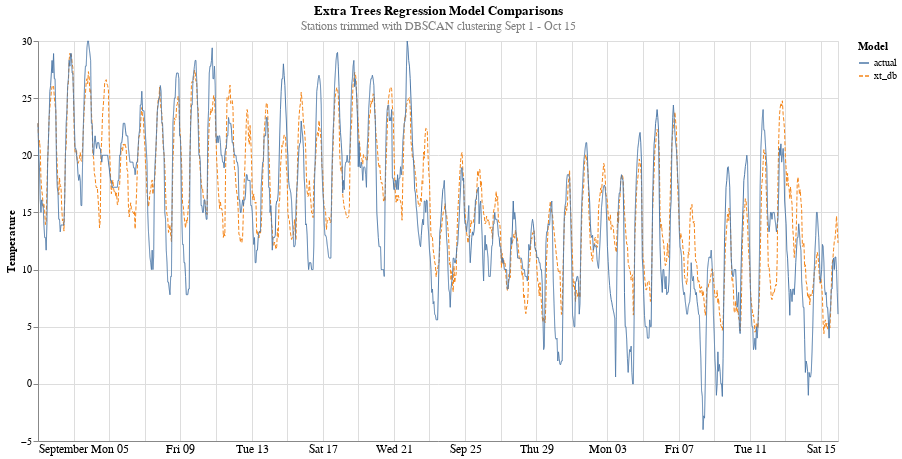

The notebook cell this image was saved under:
### Code cell
alt.data_transformers.disable_max_rows()
alt.Chart(res[['time','xt_db','actual']].melt(id_vars='time')).mark_line(size=1).encode(
    x=alt.X('time:T', axis=alt.Axis(tickSize=0, labelFontSize=12),title=None),
    y=alt.Y('value:Q',title='Temperature'),
    color=alt.Color('variable',legend=alt.Legend(title='Model')),
    strokeDash='variable'
).properties(
    height=400,
    width=800,
    title={
      "text": ['Extra Trees Regression Model Comparisons'], 
      "subtitle": ["Stations trimmed with DBSCAN clustering Sept 1 - Oct 15"],
      "color": "black",
      "subtitleColor": "gray"
    }
)

### Figure 1 — Vega-Lite specification as saved in the notebook (floating-point values rounded to 4 significant figures; data arrays with more than 128 entries replaced by an {"elided": "..."} marker saying what was removed)
{"config": {"view": {"continuousWidth": 400, "continuousHeight": 300}}, "data": {"name": "data-6735349e8dd03fdf1feb1c2f1cc569dc"}, "mark": {"type": "line", "size": 1}, "encoding": {"color": {"field": "variable", "legend": {"title": "Model"}, "type": "nominal"}, "strokeDash": {"field": "variable", "type": "nominal"}, "x": {"axis": {"labelFontSize": 12, "tickSize": 0}, "field": "time", "title": null, "type": "temporal"}, "y": {"field": "value", "title": "Temperature", "type": "quantitative"}}, "height": 400, "title": {"text": ["Extra Trees Regression Model Comparisons"], "subtitle": ["Stations trimmed with DBSCAN clustering Sept 1 - Oct 15"], "color": "black", "subtitleColor": "gray"}, "width": 800, "$schema": "https://vega.github.io/schema/vega-lite/v4.17.0.json", "datasets": {"data-6735349e8dd03fdf1feb1c2f1cc569dc": {"elided": "2160 records"}}}
